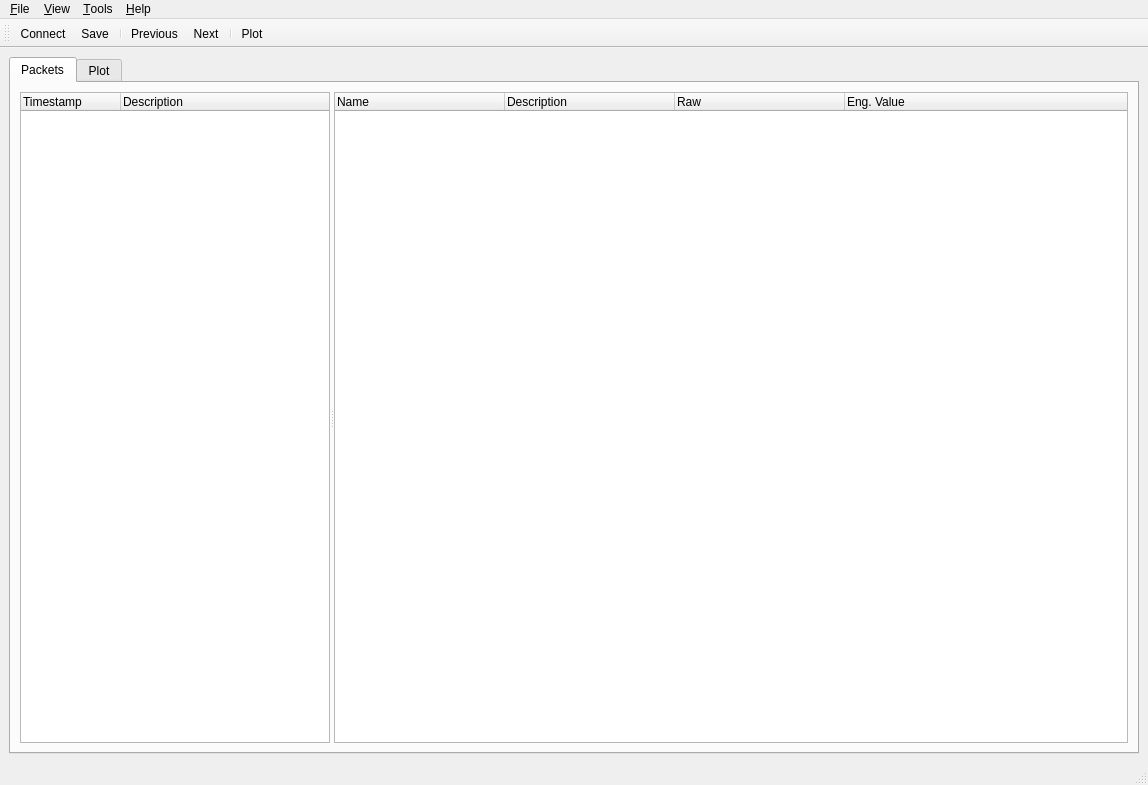
<?xml version="1.0" encoding="UTF-8"?>
<ui version="4.0">
 <class>MainWindow</class>
 <widget class="QMainWindow" name="MainWindow">
  <property name="windowModality">
   <enum>Qt::WindowModal</enum>
  </property>
  <property name="geometry">
   <rect>
    <x>0</x>
    <y>0</y>
    <width>1148</width>
    <height>785</height>
   </rect>
  </property>
  <property name="maximumSize">
   <size>
    <width>323232</width>
    <height>323232</height>
   </size>
  </property>
  <property name="windowTitle">
   <string>STIX Mongodb viewer</string>
  </property>
  <property name="windowIcon">
   <iconset resource="resources/viewer.qrc">
    <normaloff>:/Icons/images/app.svg</normaloff>:/Icons/images/app.svg</iconset>
  </property>
  <widget class="QWidget" name="centralwidget">
   <layout class="QHBoxLayout" name="horizontalLayout">
    <item>
     <widget class="QTabWidget" name="tabWidget">
      <property name="baseSize">
       <size>
        <width>0</width>
        <height>0</height>
       </size>
      </property>
      <property name="currentIndex">
       <number>0</number>
      </property>
      <widget class="QWidget" name="tab">
       <property name="sizePolicy">
        <sizepolicy hsizetype="Expanding" vsizetype="Expanding">
         <horstretch>0</horstretch>
         <verstretch>0</verstretch>
        </sizepolicy>
       </property>
       <attribute name="title">
        <string>Packets</string>
       </attribute>
       <layout class="QHBoxLayout" name="horizontalLayout_2">
        <item>
         <widget class="QSplitter" name="splitter_3">
          <property name="orientation">
           <enum>Qt::Horizontal</enum>
          </property>
          <widget class="QSplitter" name="splitter_2">
           <property name="orientation">
            <enum>Qt::Horizontal</enum>
           </property>
           <widget class="QTreeWidget" name="packetTreeWidget">
            <property name="minimumSize">
             <size>
              <width>0</width>
              <height>0</height>
             </size>
            </property>
            <property name="maximumSize">
             <size>
              <width>1000000</width>
              <height>16777215</height>
             </size>
            </property>
            <property name="sizeAdjustPolicy">
             <enum>QAbstractScrollArea::AdjustToContents</enum>
            </property>
            <property name="wordWrap">
             <bool>false</bool>
            </property>
            <column>
             <property name="text">
              <string notr="true">Timestamp</string>
             </property>
            </column>
            <column>
             <property name="text">
              <string>Description</string>
             </property>
            </column>
           </widget>
          </widget>
          <widget class="QSplitter" name="splitter">
           <property name="orientation">
            <enum>Qt::Vertical</enum>
           </property>
           <widget class="QTreeWidget" name="paramTreeWidget">
            <property name="autoExpandDelay">
             <number>-1</number>
            </property>
            <property name="uniformRowHeights">
             <bool>true</bool>
            </property>
            <attribute name="headerCascadingSectionResizes">
             <bool>false</bool>
            </attribute>
            <attribute name="headerDefaultSectionSize">
             <number>170</number>
            </attribute>
            <attribute name="headerHighlightSections">
             <bool>true</bool>
            </attribute>
            <column>
             <property name="text">
              <string notr="true">Name</string>
             </property>
            </column>
            <column>
             <property name="text">
              <string>Description</string>
             </property>
            </column>
            <column>
             <property name="text">
              <string>Raw</string>
             </property>
            </column>
            <column>
             <property name="text">
              <string>Eng. Value</string>
             </property>
            </column>
           </widget>
          </widget>
         </widget>
        </item>
       </layout>
      </widget>
      <widget class="QWidget" name="tab_2">
       <property name="sizePolicy">
        <sizepolicy hsizetype="Expanding" vsizetype="Expanding">
         <horstretch>0</horstretch>
         <verstretch>0</verstretch>
        </sizepolicy>
       </property>
       <property name="toolTip">
        <string>plot parameters
</string>
       </property>
       <attribute name="title">
        <string>Plot</string>
       </attribute>
       <layout class="QVBoxLayout" name="verticalLayout">
        <item>
         <layout class="QGridLayout" name="gridLayout">
          <item row="0" column="1">
           <widget class="QComboBox" name="xaxisComboBox">
            <item>
             <property name="text">
              <string>Parameter order as X</string>
             </property>
            </item>
            <item>
             <property name="text">
              <string>Timestamps as X</string>
             </property>
            </item>
            <item>
             <property name="text">
              <string>Histogram</string>
             </property>
            </item>
           </widget>
          </item>
          <item row="0" column="2">
           <widget class="QLabel" name="label">
            <property name="text">
             <string>Data source:</string>
            </property>
           </widget>
          </item>
          <item row="0" column="4">
           <widget class="QLabel" name="label_2">
            <property name="text">
             <string>In</string>
            </property>
           </widget>
          </item>
          <item row="0" column="9">
           <widget class="QLineEdit" name="styleEdit">
            <property name="maximumSize">
             <size>
              <width>40</width>
              <height>16777215</height>
             </size>
            </property>
            <property name="text">
             <string>-</string>
            </property>
           </widget>
          </item>
          <item row="0" column="10">
           <spacer name="horizontalSpacer">
            <property name="orientation">
             <enum>Qt::Horizontal</enum>
            </property>
            <property name="sizeHint" stdset="0">
             <size>
              <width>25</width>
              <height>17</height>
             </size>
            </property>
           </spacer>
          </item>
          <item row="0" column="0">
           <widget class="QLabel" name="label_4">
            <property name="text">
             <string>Type:</string>
            </property>
           </widget>
          </item>
          <item row="0" column="3">
           <widget class="QLineEdit" name="paramNameEdit">
            <property name="maximumSize">
             <size>
              <width>150</width>
              <height>16777215</height>
             </size>
            </property>
           </widget>
          </item>
          <item row="0" column="5">
           <widget class="QComboBox" name="comboBox">
            <property name="minimumSize">
             <size>
              <width>120</width>
              <height>0</height>
             </size>
            </property>
            <property name="maximumSize">
             <size>
              <width>150</width>
              <height>16777215</height>
             </size>
            </property>
            <property name="modelColumn">
             <number>0</number>
            </property>
            <item>
             <property name="text">
              <string>the same packet</string>
             </property>
            </item>
            <item>
             <property name="text">
              <string>all packets</string>
             </property>
            </item>
           </widget>
          </item>
          <item row="0" column="6">
           <widget class="QLabel" name="descLabel">
            <property name="minimumSize">
             <size>
              <width>0</width>
              <height>0</height>
             </size>
            </property>
            <property name="maximumSize">
             <size>
              <width>0</width>
              <height>16777215</height>
             </size>
            </property>
            <property name="text">
             <string/>
            </property>
           </widget>
          </item>
          <item row="0" column="8">
           <widget class="QLabel" name="label_3">
            <property name="text">
             <string>Curve Style:</string>
            </property>
           </widget>
          </item>
          <item row="0" column="11">
           <widget class="QPushButton" name="plotButton">
            <property name="maximumSize">
             <size>
              <width>100</width>
              <height>16777215</height>
             </size>
            </property>
            <property name="text">
             <string>Plot</string>
            </property>
           </widget>
          </item>
          <item row="0" column="12">
           <widget class="QPushButton" name="savePlotButton">
            <property name="maximumSize">
             <size>
              <width>100</width>
              <height>16777215</height>
             </size>
            </property>
            <property name="text">
             <string>Save</string>
            </property>
           </widget>
          </item>
          <item row="0" column="7">
           <widget class="QComboBox" name="dataTypeComboBox">
            <item>
             <property name="text">
              <string>Raw values</string>
             </property>
            </item>
            <item>
             <property name="text">
              <string>Engineering values</string>
             </property>
            </item>
           </widget>
          </item>
          <item row="0" column="13">
           <widget class="QPushButton" name="exportButton">
            <property name="text">
             <string>Export data</string>
            </property>
           </widget>
          </item>
         </layout>
        </item>
       </layout>
      </widget>
     </widget>
    </item>
   </layout>
  </widget>
  <widget class="QMenuBar" name="menubar">
   <property name="geometry">
    <rect>
     <x>0</x>
     <y>0</y>
     <width>1148</width>
     <height>22</height>
    </rect>
   </property>
   <widget class="QMenu" name="menu_File">
    <property name="title">
     <string>&amp;File</string>
    </property>
    <addaction name="actionLoad_mongodb"/>
    <addaction name="actionSave"/>
    <addaction name="actionExit"/>
   </widget>
   <widget class="QMenu" name="menu_Help">
    <property name="title">
     <string>&amp;Help</string>
    </property>
    <addaction name="actionAbout"/>
   </widget>
   <widget class="QMenu" name="menuAction">
    <property name="title">
     <string>&amp;View</string>
    </property>
    <addaction name="actionPrevious"/>
    <addaction name="actionNext"/>
   </widget>
   <widget class="QMenu" name="menu_Tools">
    <property name="title">
     <string>&amp;Tools</string>
    </property>
    <addaction name="action_Plot"/>
   </widget>
   <addaction name="menu_File"/>
   <addaction name="menuAction"/>
   <addaction name="menu_Tools"/>
   <addaction name="menu_Help"/>
  </widget>
  <widget class="QStatusBar" name="statusbar"/>
  <widget class="QToolBar" name="toolBar">
   <property name="windowTitle">
    <string>toolBar</string>
   </property>
   <attribute name="toolBarArea">
    <enum>TopToolBarArea</enum>
   </attribute>
   <attribute name="toolBarBreak">
    <bool>false</bool>
   </attribute>
   <addaction name="actionLoad_mongodb"/>
   <addaction name="actionSave"/>
   <addaction name="separator"/>
   <addaction name="actionPrevious"/>
   <addaction name="actionNext"/>
   <addaction name="separator"/>
   <addaction name="action_Plot"/>
  </widget>
  <action name="action_Open">
   <property name="text">
    <string>&amp;Open</string>
   </property>
  </action>
  <action name="actionExit">
   <property name="text">
    <string>&amp;Exit</string>
   </property>
  </action>
  <action name="actionAbout">
   <property name="text">
    <string>About</string>
   </property>
  </action>
  <action name="actionPrevious">
   <property name="text">
    <string>Previous</string>
   </property>
   <property name="menuRole">
    <enum>QAction::AboutQtRole</enum>
   </property>
  </action>
  <action name="actionNext">
   <property name="text">
    <string>Next</string>
   </property>
  </action>
  <action name="actionSet_IDB">
   <property name="text">
    <string>Set &amp;IDB</string>
   </property>
  </action>
  <action name="actionSave">
   <property name="text">
    <string>Sa&amp;ve</string>
   </property>
  </action>
  <action name="actionLog">
   <property name="text">
    <string>Show Log</string>
   </property>
  </action>
  <action name="action_Plot">
   <property name="icon">
    <iconset resource="resources/viewer.qrc">
     <normaloff>:/Icons/images/graph.svg</normaloff>:/Icons/images/graph.svg</iconset>
   </property>
   <property name="text">
    <string>&amp;Plot</string>
   </property>
  </action>
  <action name="actionPaste">
   <property name="icon">
    <iconset resource="resources/viewer.qrc">
     <normaloff>:/Icons/images/paste.svg</normaloff>:/Icons/images/paste.svg</iconset>
   </property>
   <property name="text">
    <string>Paste</string>
   </property>
   <property name="toolTip">
    <string>Read raw data from the clipboard</string>
   </property>
  </action>
  <action name="actionLoad_mongodb">
   <property name="icon">
    <iconset resource="resources/viewer.qrc">
     <normaloff>:/Icons/images/mongodb.svg</normaloff>:/Icons/images/mongodb.svg</iconset>
   </property>
   <property name="text">
    <string>Connect</string>
   </property>
   <property name="toolTip">
    <string>Connect to Mongodb</string>
   </property>
  </action>
 </widget>
 <resources>
  <include location="resources/viewer.qrc"/>
 </resources>
 <connections/>
</ui>
